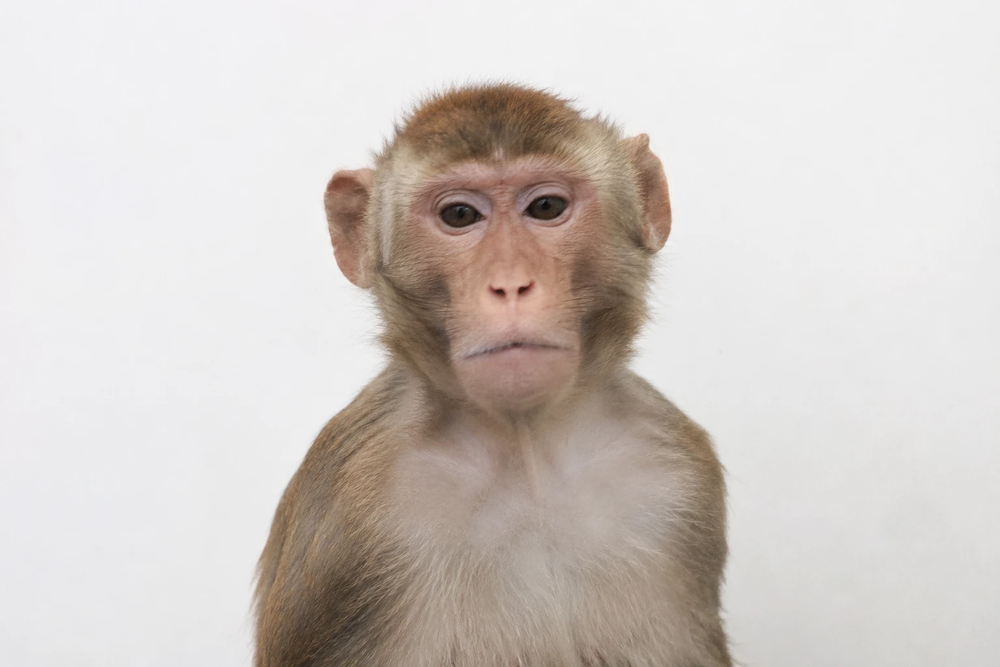
#> input picture LD_Lab/input/monkey.png, 1000 x 667 px, shrunk from 1536 x 1024 before the run
$ python lensdistort.py ../input/monkey.png out.png -K 1.0
#> lines starting #> are read from the running program, lines starting #| are printed output that depends on the picture
#> in main, im is the input picture: shape (667, 1000, 3); mean R, G, B 209.3, 202.4, 197.9
"""
Коррекция радиальной дисторсии объектива (вариант 9.6, Lens Distortion).

Перенос на Python MATLAB-функции lensdistort из книги
H. Farid, "Digital Image Forensics" (Dartmouth, 2012), раздел 9.6, стр. 157-158.

Модель: главная точка совпадает с центром изображения. Координаты пикселя
нормируются в [-1, 1] по каждой оси, r - расстояние до центра.
Пиксель исправленного изображения в точке (x, y) берётся из исходного изображения
в точке (x*(1 + K*r^2), y*(1 + K*r^2)).

    K < 0  - исправляет бочкообразную дисторсию (типична для широкоугольных объективов);
    K > 0  - исправляет подушкообразную дисторсию (типична для телеобъективов);
    K = 0  - изображение не меняется.

Отличия от оригинала (сознательные):
  * интерполяция - кубический B-сплайн scipy (order=3) вместо кубической свёртки
    MATLAB interp2(...,'cubic'); порядок интерполяции можно менять параметром order;
  * точки вне исходного кадра заполняются чёрным (в MATLAB - NaN, при uint8 тоже 0).

Запуск из командной строки:
    python lensdistort.py вход.png выход.png -K -0.2 [--order 3] [--pad 50]
"""
import argparse
import os
import sys

import numpy as np
from PIL import Image
from scipy.ndimage import map_coordinates


def lens_correct(im, K, pad=50, order=3):
    """Возвращает (im_pad, imK): исходное изображение с полями pad пикселей
    по каждой стороне и исправленное изображение того же размера (как im, imK в MATLAB)."""
#> called with K = 1, pad = 50, order = 3
    im = np.asarray(im, dtype=np.float64)
    if im.ndim == 2:
        im = im[..., None]
    ydim0, xdim0, zdim = im.shape
#> ydim0 = 667; xdim0 = 1000; zdim = 3

    # поля из нулей, чтобы углы изображения не обрезались при растяжении
    impad = np.zeros((ydim0 + 2 * pad, xdim0 + 2 * pad, zdim))
    impad[pad:pad + ydim0, pad:pad + xdim0, :] = im
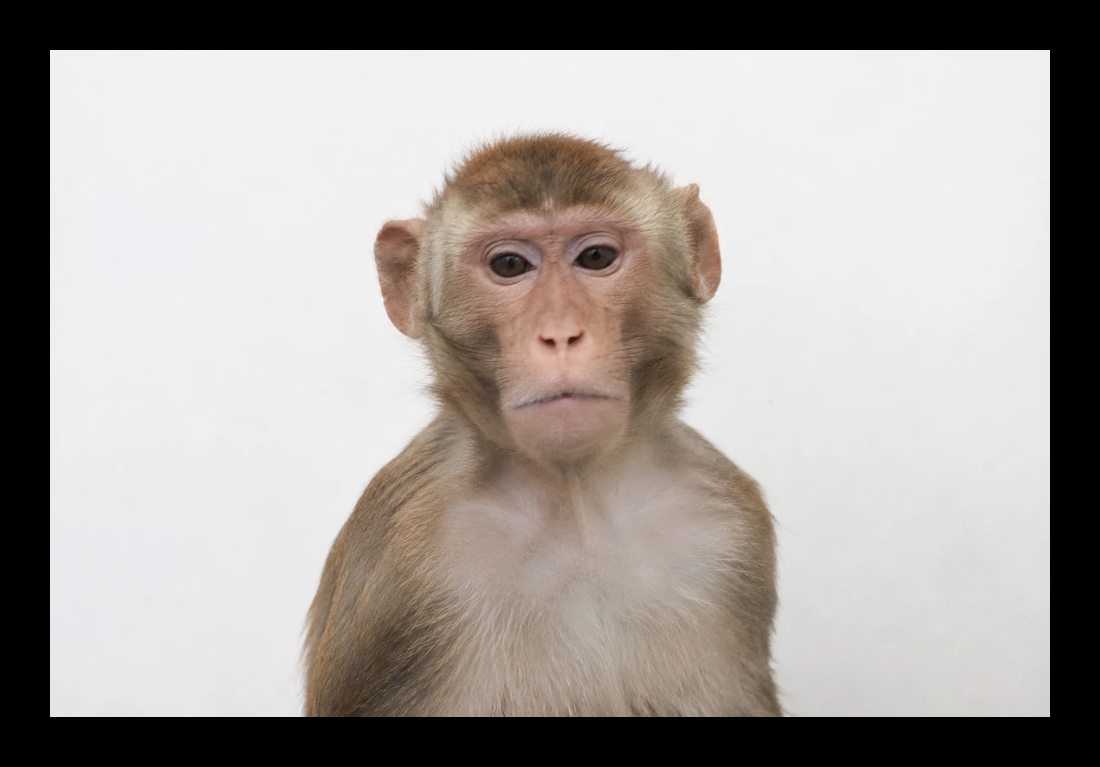
#> impad: shape (767, 1100, 3) float64; mean R, G, B 165.5, 160, 156.5
    ydim, xdim = impad.shape[:2]
#> ydim = 767; xdim = 1100

    # [xramp,yramp] = meshgrid([1:xdim]-xdim/2, [1:ydim]-ydim/2); нормировка на половину размера
    xramp = (np.arange(1, xdim + 1) - xdim / 2.0) / (xdim / 2.0)
#> xramp = 1100 values from -0.998 to 1
    yramp = (np.arange(1, ydim + 1) - ydim / 2.0) / (ydim / 2.0)
#> yramp = 767 values from -0.997 to 1
    xramp, yramp = np.meshgrid(xramp, yramp)

    rad = np.sqrt(xramp ** 2 + yramp ** 2)
    xrampK = xramp * (1 + K * rad ** 2)
    yrampK = yramp * (1 + K * rad ** 2)

    # обратно в индексы массива (0-based): индекс MATLAB = x*(xdim/2) + xdim/2
    col = xrampK * (xdim / 2.0) + xdim / 2.0 - 1.0
    row = yrampK * (ydim / 2.0) + ydim / 2.0 - 1.0

    imK = np.empty_like(impad)
    for z in range(zdim):
        imK[..., z] = map_coordinates(impad[..., z], [row, col], order=order,
                                      mode="constant", cval=0.0)
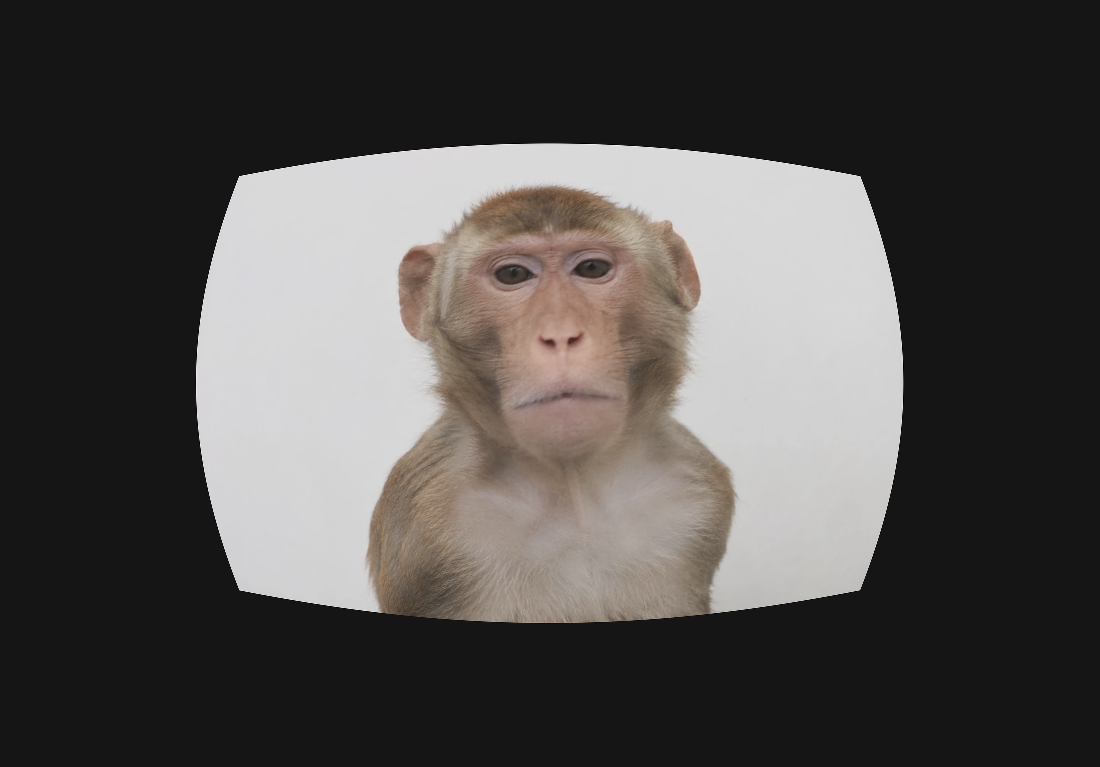
#> imK: shape (767, 1100, 3) float64; mean R, G, B 73.4, 69.9, 67.7; drawn with min black and max white
    return impad, imK


def distort(im, K, pad=0, order=3):
    """Искусственная дисторсия: та же формула, что и коррекция, но применяется к
    идеальному изображению. K > 0 даёт бочку, K < 0 - подушку (обратный знак к коррекции)."""
    return lens_correct(im, K, pad=pad, order=order)[1]


def to_uint8(a):
    a = np.clip(np.rint(a), 0, 255).astype(np.uint8)
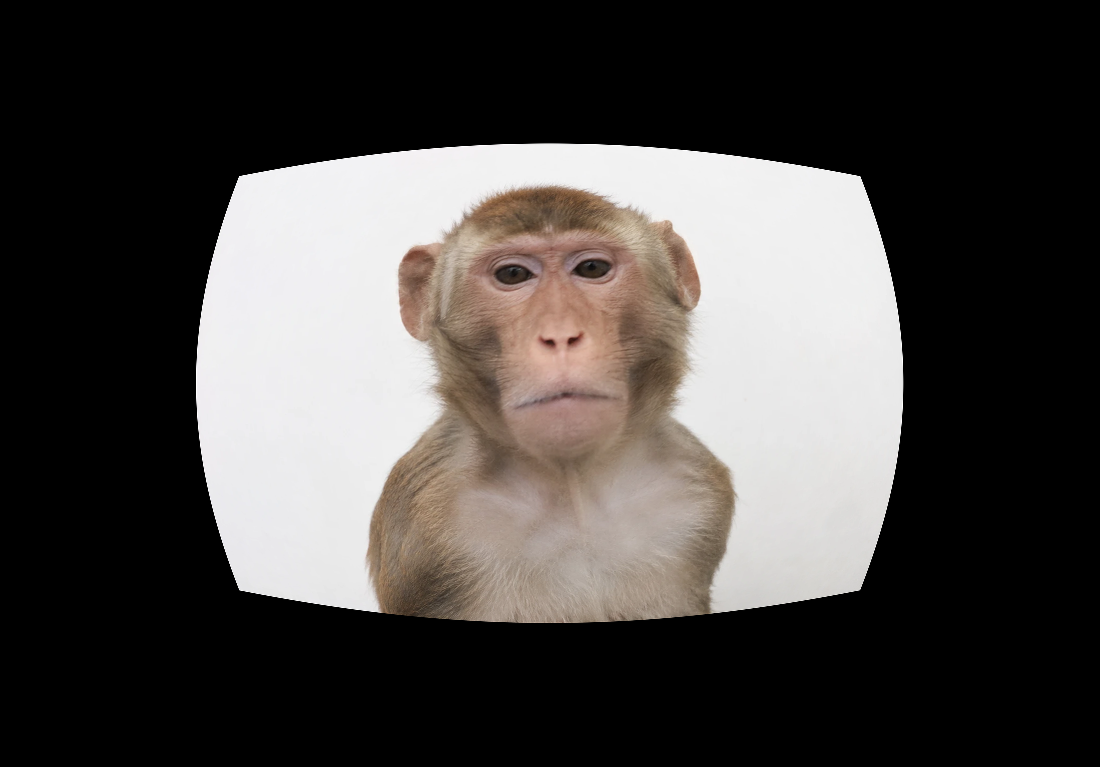
#> a: shape (767, 1100, 3); mean of channels 0, 1, 2 73.4, 70, 67.7; drawn as R, G, B
    return a[..., 0] if a.shape[-1] == 1 else a


def main():
    ap = argparse.ArgumentParser(description="Коррекция радиальной дисторсии (раздел 9.6 книги Farid)")
    ap.add_argument("src")
    ap.add_argument("dst")
    ap.add_argument("-K", type=float, required=True, help="параметр дисторсии, обычно от -1 до 1")
    ap.add_argument("--order", type=int, default=3, help="порядок интерполяции: 0, 1 или 3")
    ap.add_argument("--pad", type=int, default=50, help="ширина полей из нулей, пикс.")
    a = ap.parse_args()
    im = np.array(Image.open(a.src).convert("RGB"))
    _, imK = lens_correct(im, a.K, pad=a.pad, order=a.order)
    Image.fromarray(to_uint8(imK)).save(a.dst)
    print("сохранено:", os.path.basename(a.dst), "размер", imK.shape[1], "x", imK.shape[0])
#| сохранено: out.png размер 1100 x 767


if __name__ == "__main__":
    sys.path.insert(0, os.path.dirname(os.path.abspath(__file__)))
    main()
